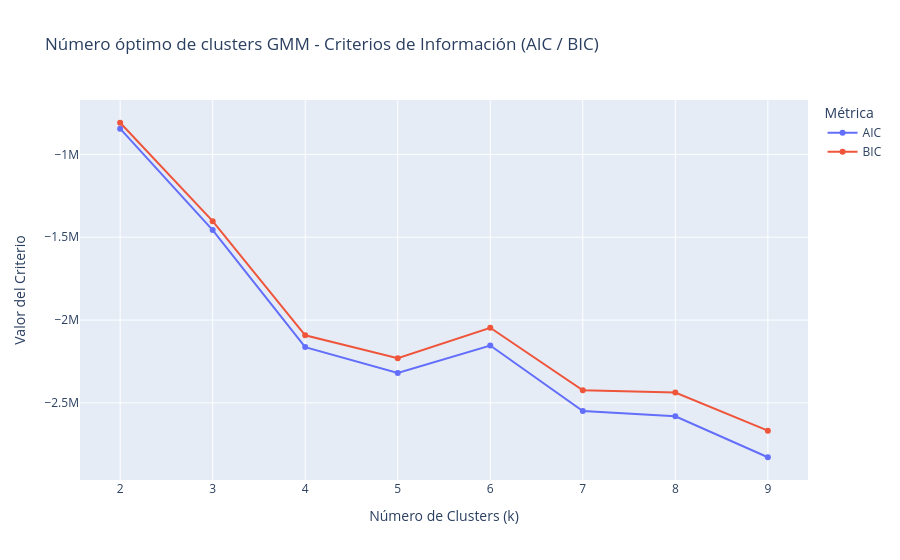

The notebook cell saved with this chart:
### Code cell
codo_gmm_aic_bic(df_scaled,2,10)

### Figure 1 — Plotly figure (JSON) as saved in the notebook; plotly's stock layout.template omitted (floating-point values rounded to 4 significant figures)
{"data": [{"hovertemplate": "Métrica=AIC<br>Número de Clusters (k)=%{x}<br>Valor del Criterio=%{y}<extra></extra>", "legendgroup": "AIC", "line": {"color": "#636efa", "dash": "solid"}, "marker": {"symbol": "circle"}, "mode": "lines+markers", "name": "AIC", "orientation": "v", "showlegend": true, "type": "scatter", "x": [2, 3, 4, 5, 6, 7, 8, 9], "xaxis": "x", "y": [-844400.0, -1456000.0, -2163000.0, -2319000.0, -2154000.0, -2549000.0, -2581000.0, -2828000.0], "yaxis": "y"}, {"hovertemplate": "Métrica=BIC<br>Número de Clusters (k)=%{x}<br>Valor del Criterio=%{y}<extra></extra>", "legendgroup": "BIC", "line": {"color": "#EF553B", "dash": "solid"}, "marker": {"symbol": "circle"}, "mode": "lines+markers", "name": "BIC", "orientation": "v", "showlegend": true, "type": "scatter", "x": [2, 3, 4, 5, 6, 7, 8, 9], "xaxis": "x", "y": [-808700.0, -1403000.0, -2092000.0, -2230000.0, -2047000.0, -2424000.0, -2438000.0, -2668000.0], "yaxis": "y"}], "layout": {"legend": {"title": {"text": "Métrica"}, "tracegroupgap": 0}, "title": {"text": "Número óptimo de clusters GMM - Criterios de Información (AIC / BIC)"}, "xaxis": {"anchor": "y", "domain": [0, 1], "title": {"text": "Número de Clusters (k)"}}, "yaxis": {"anchor": "x", "domain": [0, 1], "title": {"text": "Valor del Criterio"}}}}
